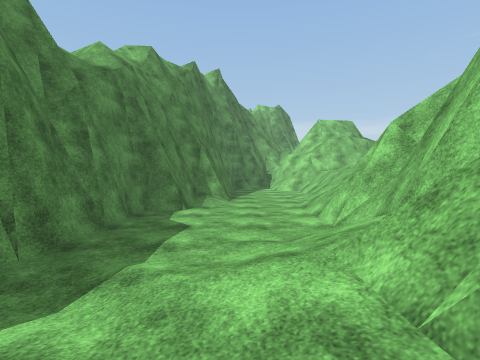
[1] (above)

14 first-person views from a walk through a 3-D level made in the Unity game engine. The camera is 1.2 m above the floor, tilts 2° down and sees 80° across. The floor is counted in squares, 2 m on a side. Each view is taken from the middle of a square. On the plan, view 1 faces up. The plan holds only what a view shows up to about 9 squares ahead; the rest is blank. The place goes on beyond the plan. Surface patterns are stand-ins for the level's own textures.

[2]
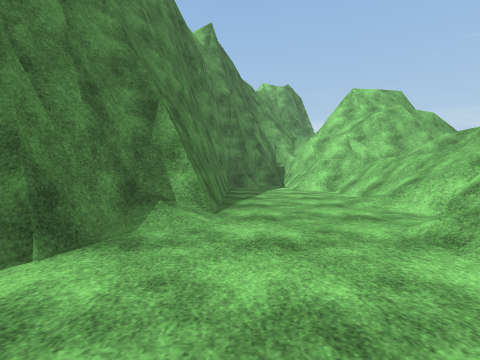

[3]
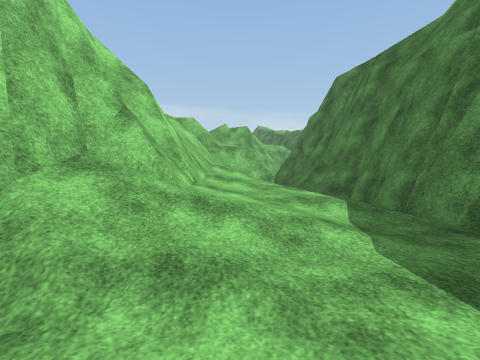

[4]
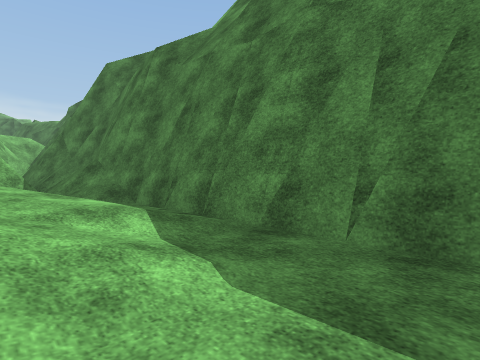

[5]
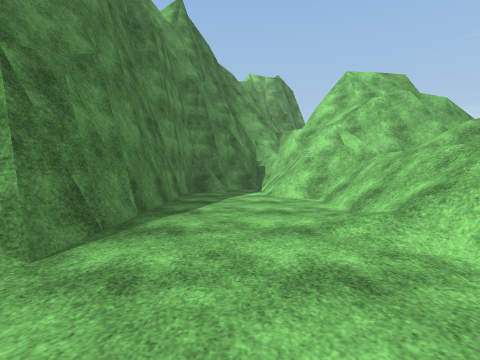

[6]
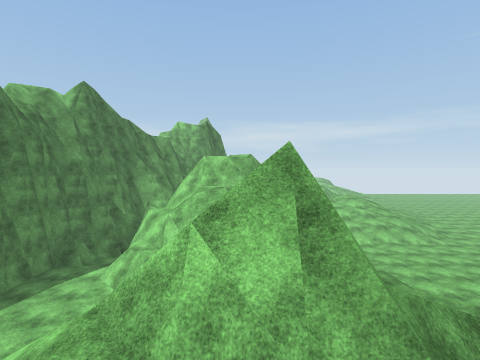

[7]
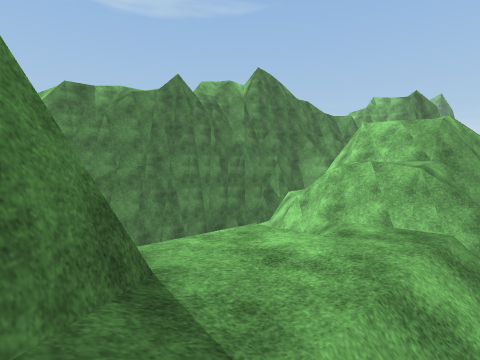

[8]
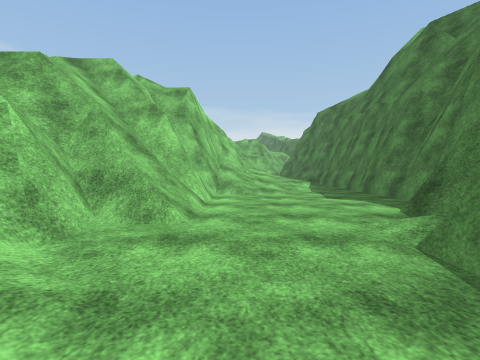

[9]
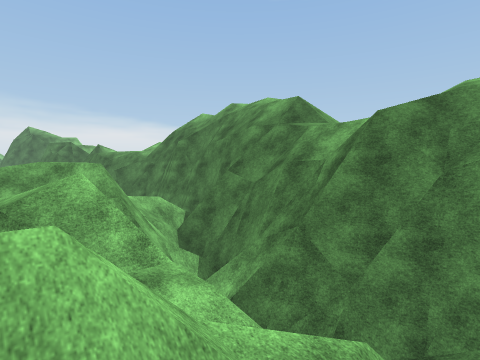

[10]
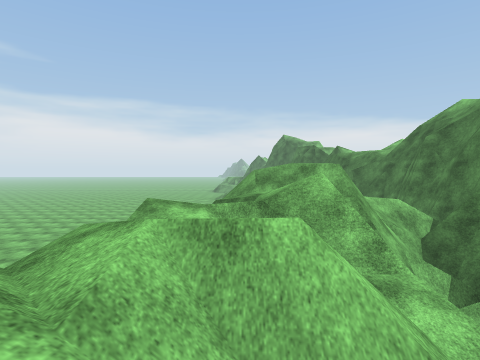

[11]
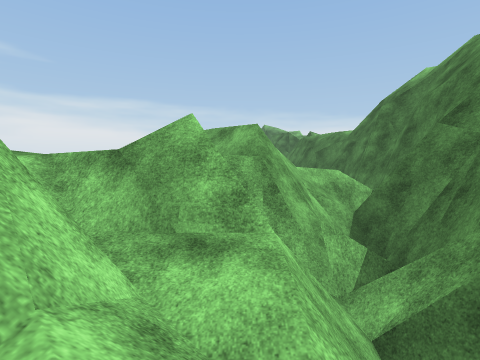

[12]
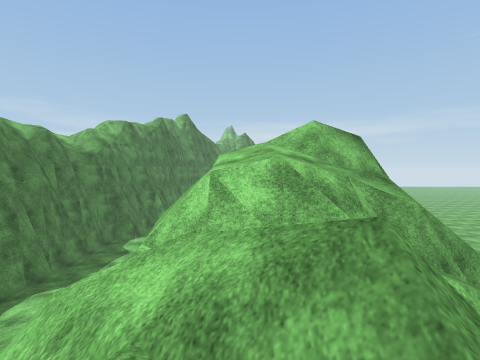

[13]
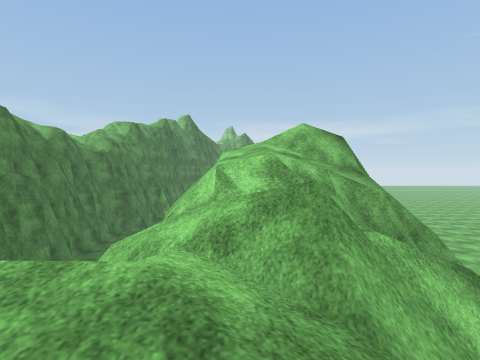

[14]
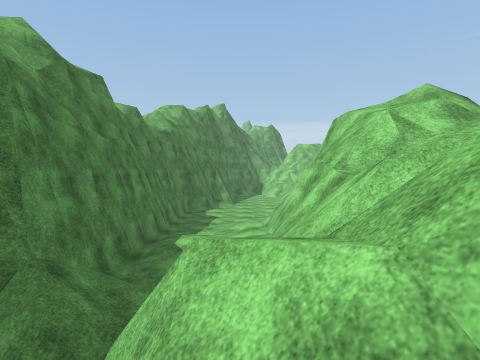

### Floor plan
Key: @ floor where view 1 was taken; # wall or solid block; x gap in a wall; . main floor; : floor 2 m higher than the main floor; + floor 3.5 m higher than the main floor; / step, stairs or slope; = window, fence, low wall or low ledge; v drop or lower ground.
Columns run from 3 left of view 1 to 12 right of it. Each row starts with its distance up from view 1.
 14   #..///###   ..
 13   #../=://    ..
 12   #...////    ..
 11   #...////+///
 10   #../// /+///
  9  ##...// ///
  8  #/...#=###/
  7 ##...//#////
  6 #....////
  5 #....#////
  4 #.../#v//
  3 #..//# //
  2 #.///# /
  1 #///#####
  0 #//@####=
 -1 #///######
 -2 #/////==
 -3 #///#////
 -4 #/#////v/
 -5 ##//////
 -6 ##v/# //
 -7 #vv#///=
 -8 #vvv/=x
 -9 #vv//=
-10 ###//
-11 ##==/
-12     =

Where each view was taken, in squares from view 1:
view 1: 0 up, 0 right, facing up
view 2: 5 up, 0 right, facing up
view 3: 5 up, 0 right, facing down
view 4: 4 up, 0 right, facing down-left
view 5: 7 up, 1 right, facing up
view 6: 5 up, 6 right, facing up
view 7: 8 up, 8 right, facing up-left
view 8: 11 up, 1 right, facing down
view 9: 3 down, 2 right, facing down-left
view 10: 3 down, 2 right, facing down
view 11: 4 down, 0 right, facing down
view 12: 5 down, 3 right, facing up
view 13: 6 down, 3 right, facing up
view 14: 6 down, 0 right, facing up
